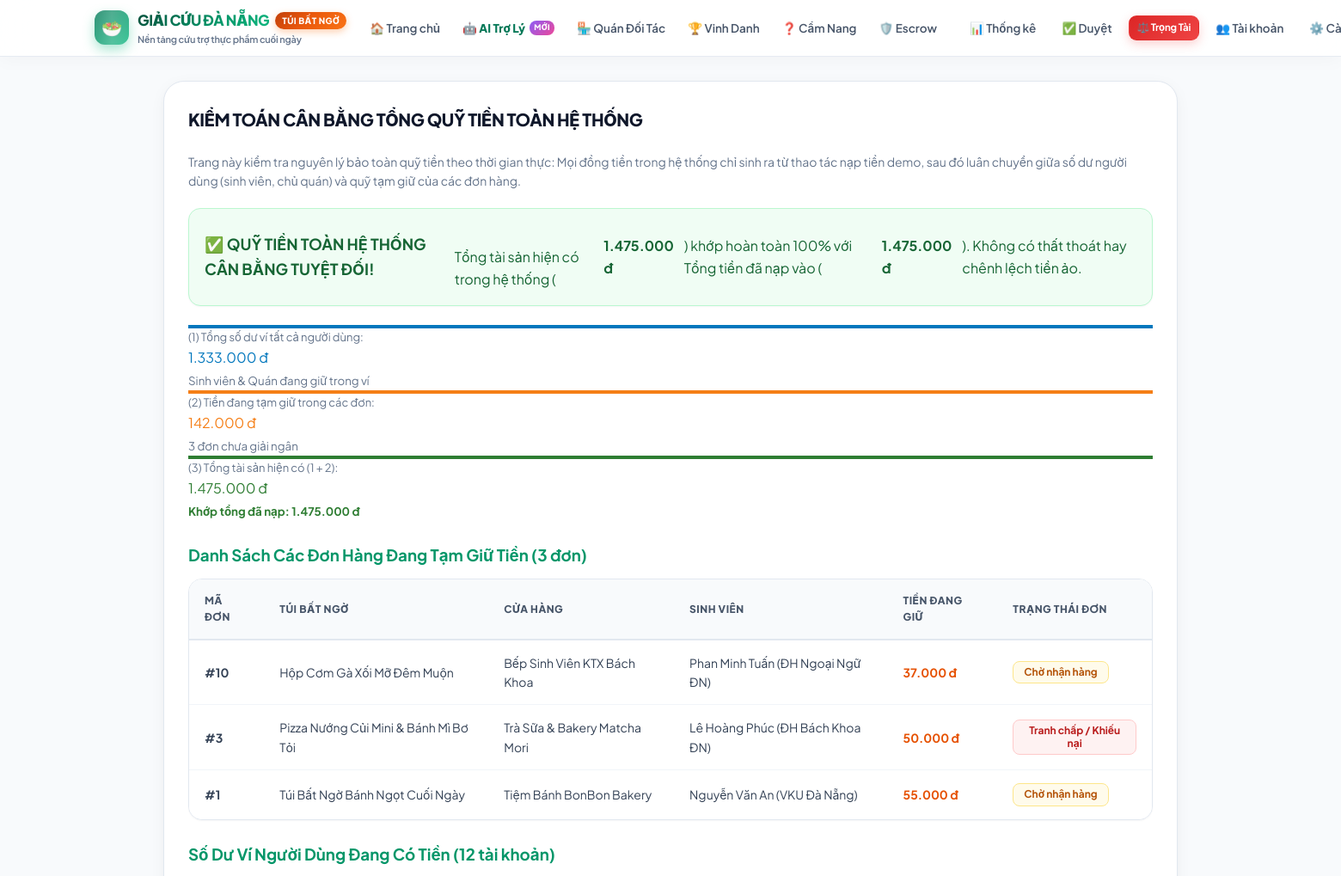
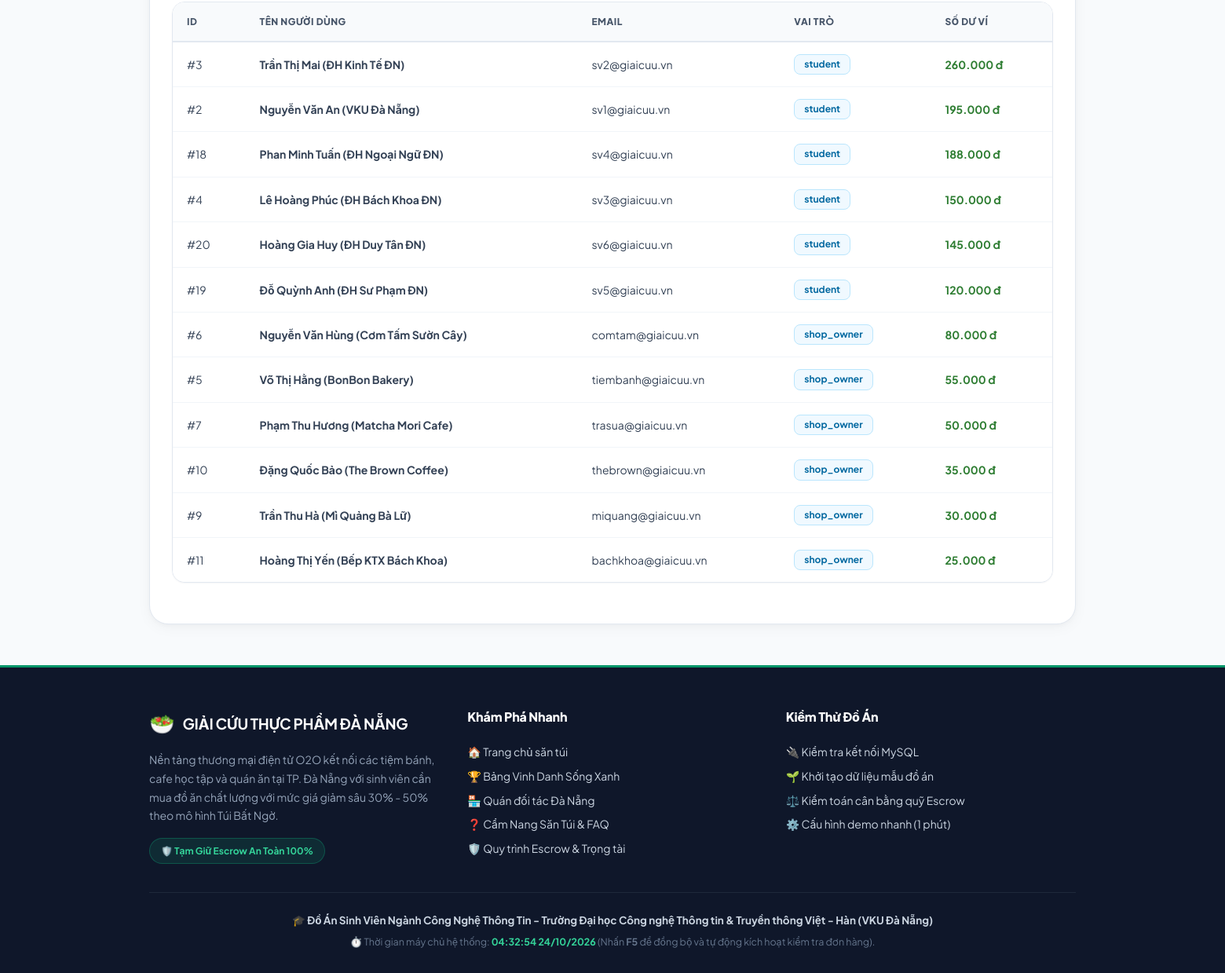
The page /admin/kiem_tra_tien.php (signed in) on the database its author committed (2 pictures, top to bottom).
### tables this page shows
CREATE TABLE `orders` (
  `id` int(11) NOT NULL AUTO_INCREMENT,
  `user_id` int(11) NOT NULL,
  `bag_id` int(11) NOT NULL,
  `shop_id` int(11) NOT NULL,
  `price` decimal(12,2) NOT NULL,
  `status` enum('cho_nhan','da_nhan','hoan_thanh','tranh_chap','hoan_tien_sv','chuyen_tien_quan','huy_boi_khach','huy_vang_mat') NOT NULL DEFAULT 'cho_nhan',
  `pickup_code` varchar(10) NOT NULL,
  `close_at` datetime NOT NULL,
  `picked_up_at` datetime DEFAULT NULL,
  `hold_until` datetime DEFAULT NULL,
  `created_at` datetime DEFAULT current_timestamp(),
  `voucher_id` int(11) DEFAULT NULL,
  `discount_amount` decimal(10,2) DEFAULT 0.00,
  `delivery_type` enum('pickup','delivery') NOT NULL DEFAULT 'pickup',
  `shipping_address` varchar(255) DEFAULT NULL,
  `shipping_phone` varchar(20) DEFAULT NULL,
  `shipping_fee` decimal(10,2) NOT NULL DEFAULT 0.00,
  `payment_method` enum('wallet','cash','bank_qr') NOT NULL DEFAULT 'wallet',
  `payment_status` enum('da_thanh_toan','cho_xac_nhan','chua_thanh_toan') NOT NULL DEFAULT 'da_thanh_toan',
  PRIMARY KEY (`id`),
  UNIQUE KEY `pickup_code` (`pickup_code`),
  KEY `fk_orders_user` (`user_id`),
  KEY `fk_orders_bag` (`bag_id`),
  KEY `fk_orders_shop` (`shop_id`),
  CONSTRAINT `fk_orders_bag` FOREIGN KEY (`bag_id`) REFERENCES `bags` (`id`) ON DELETE CASCADE,
  CONSTRAINT `fk_orders_shop` FOREIGN KEY (`shop_id`) REFERENCES `shops` (`id`) ON DELETE CASCADE,
  CONSTRAINT `fk_orders_user` FOREIGN KEY (`user_id`) REFERENCES `users` (`id`) ON DELETE CASCADE
);

CREATE TABLE `bags` (
  `id` int(11) NOT NULL AUTO_INCREMENT,
  `shop_id` int(11) NOT NULL,
  `name` varchar(150) NOT NULL,
  `description` text DEFAULT NULL,
  `image` varchar(255) DEFAULT NULL,
  `original_price` decimal(12,2) NOT NULL,
  `web_price` decimal(12,2) NOT NULL,
  `stock` int(11) NOT NULL DEFAULT 0,
  `open_at` datetime NOT NULL,
  `pickup_start` datetime NOT NULL,
  `pickup_end` datetime NOT NULL,
  `close_at` datetime NOT NULL,
  `created_at` datetime DEFAULT current_timestamp(),
  PRIMARY KEY (`id`),
  KEY `fk_bags_shop` (`shop_id`),
  CONSTRAINT `fk_bags_shop` FOREIGN KEY (`shop_id`) REFERENCES `shops` (`id`) ON DELETE CASCADE
);

CREATE TABLE `shops` (
  `id` int(11) NOT NULL AUTO_INCREMENT,
  `owner_id` int(11) NOT NULL,
  `name` varchar(150) NOT NULL,
  `address` varchar(255) NOT NULL,
  `district` varchar(50) NOT NULL,
  `type` varchar(50) NOT NULL,
  `image` varchar(255) DEFAULT NULL,
  `violation_count` int(11) NOT NULL DEFAULT 0,
  `status` enum('cho_duyet','da_duyet') NOT NULL DEFAULT 'cho_duyet',
  `created_at` datetime DEFAULT current_timestamp(),
  PRIMARY KEY (`id`),
  KEY `fk_shops_owner` (`owner_id`),
  CONSTRAINT `fk_shops_owner` FOREIGN KEY (`owner_id`) REFERENCES `users` (`id`) ON DELETE CASCADE
);

CREATE TABLE `users` (
  `id` int(11) NOT NULL AUTO_INCREMENT,
  `name` varchar(100) NOT NULL,
  `email` varchar(100) NOT NULL,
  `password` varchar(255) NOT NULL,
  `role` enum('student','shop_owner','admin') NOT NULL DEFAULT 'student',
  `balance` decimal(12,2) NOT NULL DEFAULT 0.00,
  `warning_count` int(11) NOT NULL DEFAULT 0,
  `is_locked` tinyint(1) NOT NULL DEFAULT 0,
  `created_at` datetime DEFAULT current_timestamp(),
  `university` varchar(150) DEFAULT 'Đại học CNTT&TT Việt - Hàn (VKU)',
  PRIMARY KEY (`id`),
  UNIQUE KEY `email` (`email`)
);

### admin/kiem_tra_tien.php (the view, shortened to what this page needs)
<?php
require_once __DIR__ . '/../config.php';
require_once __DIR__ . '/../functions.php';
$sql_bal = "SELECT COALESCE(SUM(balance), 0) AS total_bal FROM users";
$total_balance = (float)mysqli_fetch_assoc(mysqli_query($conn, $sql_bal))['total_bal'];
$sql_holding = "SELECT COALESCE(SUM(price), 0) AS total_hold
                FROM orders
                WHERE status IN ('cho_nhan', 'da_nhan', 'tranh_chap')
                AND payment_method = 'wallet'";
$total_holding = (float)mysqli_fetch_assoc(mysqli_query($conn, $sql_holding))['total_hold'];
$total_assets = $total_balance + $total_holding;
$sql_dep = "SELECT COALESCE(SUM(amount), 0) AS total_dep
            FROM wallet_logs
            WHERE amount > 0 AND (reason LIKE '%Nạp tiền demo%' OR reason LIKE '%Số dư khởi tạo%')";
$total_deposited = (float)mysqli_fetch_assoc(mysqli_query($conn, $sql_dep))['total_dep'];
$diff = abs($total_assets - $total_deposited);
$is_balanced = ($diff < 0.01);
$sql_held_orders = "SELECT o.*, b.name AS bag_name, s.name AS shop_name, u.name AS student_name
                    FROM orders o
                    JOIN bags b ON o.bag_id = b.id
                    JOIN shops s ON o.shop_id = s.id
                    JOIN users u ON o.user_id = u.id
                    WHERE o.status IN ('cho_nhan', 'da_nhan', 'tranh_chap')
                    ORDER BY o.id DESC";
$res_held = mysqli_query($conn, $sql_held_orders);
$held_orders = [];
while ($r = mysqli_fetch_assoc($res_held)) {
    $held_orders[] = $r;
}
$sql_user_bal = "SELECT id, name, email, role, balance FROM users WHERE balance > 0 ORDER BY balance DESC";
$res_user_bal = mysqli_query($conn, $sql_user_bal);
$users_with_money = [];
while ($r = mysqli_fetch_assoc($res_user_bal)) {
    $users_with_money[] = $r;
}
require_once __DIR__ . '/../header.php';
?>
<div class="card">
    <h2 class="card-title">KIỂM TOÁN CÂN BẰNG TỔNG QUỸ TIỀN TOÀN HỆ THỐNG</h2>
    <p style="margin-bottom: 20px; font-size: 14px; color: var(--text-muted);">
        Trang này kiểm tra nguyên lý bảo toàn quỹ tiền theo thời gian thực: Mọi đồng tiền trong hệ thống chỉ sinh ra từ thao tác nạp tiền demo, sau đó luân chuyển giữa số dư người dùng (sinh viên, chủ quán) và quỹ tạm giữ của các đơn hàng.
    </p>
    <?php if ($is_balanced): ?>
        <div class="alert alert-success" style="font-size: 16px; padding: 18px;">
            <strong style="font-size: 18px;">✅ QUỸ TIỀN TOÀN HỆ THỐNG CÂN BẰNG TUYỆT ĐỐI!</strong><br>
            Tổng tài sản hiện có trong hệ thống (<strong><?php echo format_money($total_assets); ?></strong>) khớp hoàn toàn 100% với Tổng tiền đã nạp vào (<strong><?php echo format_money($total_deposited); ?></strong>). Không có thất thoát hay chênh lệch tiền ảo.
        </div>
    <?php endif; ?>
    <div class="stats-grid" style="margin-top: 20px;">
        <div class="stat-card" style="border-top: 4px solid #0277bd;">
            <div style="font-size: 13px; color: var(--text-muted);">(1) Tổng số dư ví tất cả người dùng:</div>
            <div class="stat-value" style="color: #0277bd;"><?php echo format_money($total_balance); ?></div>
            <small style="color: var(--text-muted);">Sinh viên & Quán đang giữ trong ví</small>
        </div>
        <div class="stat-card" style="border-top: 4px solid #f57f17;">
            <div style="font-size: 13px; color: var(--text-muted);">(2) Tiền đang tạm giữ trong các đơn:</div>
            <div class="stat-value" style="color: #f57f17;"><?php echo format_money($total_holding); ?></div>
            <small style="color: var(--text-muted);"><?php echo count($held_orders); ?> đơn chưa giải ngân</small>
        </div>
        <div class="stat-card" style="border-top: 4px solid #2e7d32;">
            <div style="font-size: 13px; color: var(--text-muted);">(3) Tổng tài sản hiện có (1 + 2):</div>
            <div class="stat-value" style="color: #2e7d32;"><?php echo format_money($total_assets); ?></div>
            <small style="color: #2e7d32; font-weight: bold;">Khớp tổng đã nạp: <?php echo format_money($total_deposited); ?></small>
        </div>
    </div>
    <h3 style="color: var(--primary-color); margin: 25px 0 12px 0;">
        Danh Sách Các Đơn Hàng Đang Tạm Giữ Tiền (<?php echo count($held_orders); ?> đơn)
    </h3>
    <?php if (empty($held_orders)): ?>
        <p style="color: var(--text-muted);">Hiện không có đơn nào đang giữ tiền.</p>
    <?php else: ?>
        <div class="table-responsive">
            <table class="table">
                <thead>
                    <tr>
                        <th>Mã đơn</th>
                        <th>Túi bất ngờ</th>
                        <th>Cửa hàng</th>
                        <th>Sinh viên</th>
                        <th>Tiền đang giữ</th>
                        <th>Trạng thái đơn</th>
                    </tr>
                </thead>
                <tbody>
                    <?php foreach ($held_orders as $ho): ?>
                        <tr>
                            <td><strong>#<?php echo $ho['id']; ?></strong></td>
                            <td><?php echo htmlspecialchars($ho['bag_name']); ?></td>
                            <td><?php echo htmlspecialchars($ho['shop_name']); ?></td>
                            <td><?php echo htmlspecialchars($ho['student_name']); ?></td>
                            <td><strong style="color: #e65100;"><?php echo format_money($ho['price']); ?></strong></td>
                            <td><?php echo get_order_status_badge($ho['status']); ?></td>
                        </tr>
                    <?php endforeach; ?>
                </tbody>
            </table>
        </div>
    <?php endif; ?>
    <h3 style="color: var(--primary-color); margin: 25px 0 12px 0;">
        Số Dư Ví Người Dùng Đang Có Tiền (<?php echo count($users_with_money); ?> tài khoản)
    </h3>
    <div class="table-responsive">
        <table class="table">
            <thead>
                <tr>
                    <th>ID</th>
                    <th>Tên người dùng</th>
                    <th>Email</th>
                    <th>Vai trò</th>
                    <th>Số dư ví</th>
                </tr>
            </thead>
            <tbody>
                <?php foreach ($users_with_money as $uw): ?>
                    <tr>
                        <td>#<?php echo $uw['id']; ?></td>
                        <td><strong><?php echo htmlspecialchars($uw['name']); ?></strong></td>
                        <td><?php echo htmlspecialchars($uw['email']); ?></td>
                        <td><span class="badge badge-info"><?php echo htmlspecialchars($uw['role']); ?></span></td>
                        <td><strong style="color: #2e7d32;"><?php echo format_money($uw['balance']); ?></strong></td>
                    </tr>
                <?php endforeach; ?>
            </tbody>
        </table>
    </div>
</div>
<?php require_once __DIR__ . '/../footer.php'; ?>

### functions.php (shortened to what this page needs)
<?php
function format_money($amount) {
    return number_format((float)$amount, 0, ',', '.') . ' đ';
}
function get_order_status_badge($status) {
    switch ($status) {
        case 'cho_nhan':
            return '<span class="badge badge-warning">Chờ nhận hàng</span>';
        case 'tranh_chap':
            return '<span class="badge badge-danger">Tranh chấp / Khiếu nại</span>';
    }
}
?>

### css/style.css (style rules this page uses)
:root { --primary-color: #059669; --primary-dark: #047857; --primary-deep: #064e3b; --primary-light: #ecfdf5; --primary-subtle: #d1fae5; --primary-hover: #10b981; --primary-gradient: linear-gradient(135deg, #047857 0%, #059669 45%, #10b981 100%); --primary-glow: rgba(16, 185, 129, 0.35); --secondary-color: #ea580c; --secondary-dark: #c2410c; --secondary-light: #fff7ed; --secondary-subtle: #ffedd5; --secondary-hover: #f97316; --secondary-gradient: linear-gradient(135deg, #c2410c 0%, #ea580c 45%, #f97316 100%); --secondary-glow: rgba(249, 115, 22, 0.35); --accent-gold: #f59e0b; --accent-gold-light: #fef3c7; --accent-gold-gradient: linear-gradient(135deg, #d97706 0%, #f59e0b 50%, #fbbf24 100%); --text-dark: #0f172a; --text-heading: #1e293b; --text-body: #334155; --text-muted: #64748b; --text-light: #94a3b8; --bg-page: #f8fafc; --bg-surface: #ffffff; --bg-card: #ffffff; --bg-subtle: #f1f5f9; --border-color: #e2e8f0; --border-light: #f1f5f9; --border-hover: #a7f3d0; --border-focus: #10b981; --shadow-xs: 0 1px 2px 0 rgba(15, 23, 42, 0.04); --shadow-sm: 0 2px 4px -1px rgba(15, 23, 42, 0.06), 0 1px 2px -1px rgba(15, 23, 42, 0.04); --shadow-md: 0 6px 16px -2px rgba(15, 23, 42, 0.08), 0 2px 6px -2px rgba(15, 23, 42, 0.04); --shadow-lg: 0 12px 28px -4px rgba(15, 23, 42, 0.1), 0 4px 12px -3px rgba(15, 23, 42, 0.05); --shadow-xl: 0 20px 40px -8px rgba(15, 23, 42, 0.14), 0 8px 16px -4px rgba(15, 23, 42, 0.06); --shadow-card: 0 4px 20px -2px rgba(15, 23, 42, 0.05), 0 2px 6px -1px rgba(15, 23, 42, 0.03); --shadow-card-hover: 0 18px 36px -6px rgba(5, 150, 105, 0.16), 0 8px 16px -3px rgba(15, 23, 42, 0.06); --success-color: #10b981; --success-light: #ecfdf5; --success-border: #a7f3d0; --danger-color: #ef4444; --danger-light: #fef2f2; --danger-border: #fecaca; --warning-color: #f59e0b; --warning-light: #fffbeb; --warning-border: #fde68a; --info-color: #0ea5e9; --info-light: #f0f9ff; --info-border: #bae6fd; --purple-color: #8b5cf6; --purple-light: #f5f3ff; --purple-border: #ddd6fe; --radius-sm: 8px; --radius-md: 12px; --radius-lg: 18px; --radius-xl: 24px; --radius-full: 9999px; }
*, *::before, *::after { box-sizing: border-box; margin: 0; padding: 0; }
html { scroll-behavior: smooth; }
body { font-family: 'Plus Jakarta Sans', 'Inter', -apple-system, BlinkMacSystemFont, "Segoe UI", Roboto, sans-serif; background-color: var(--bg-page); color: var(--text-body); line-height: 1.6; display: flex; flex-direction: column; min-height: 100vh; -webkit-font-smoothing: antialiased; -moz-osx-font-smoothing: grayscale; }
.card { background: var(--bg-card); border: 1px solid var(--border-color); border-radius: var(--radius-xl); padding: 28px; margin-bottom: 24px; box-shadow: var(--shadow-card); transition: all 0.3s cubic-bezier(0.16, 1, 0.3, 1); position: relative; }
.card-title { font-size: 20px; font-weight: 800; color: var(--text-dark); margin-bottom: 22px; letter-spacing: -0.4px; display: flex; justify-content: space-between; align-items: center; }
.table-responsive { width: 100%; overflow-x: auto; margin-bottom: 24px; border-radius: 16px; border: 1px solid var(--border-color); box-shadow: var(--shadow-xs); background: #ffffff; }
.table { width: 100%; border-collapse: collapse; background: #ffffff; }
.table th, .table td { padding: 15px 18px; border-bottom: 1px solid #f1f5f9; text-align: left; font-size: 14px; }
.table th { background-color: #f8fafc; color: #475569; font-weight: 800; text-transform: uppercase; font-size: 12px; letter-spacing: 0.5px; border-bottom: 2px solid var(--border-color); }
.table tr:last-child td { border-bottom: none; }
.badge { display: inline-flex; align-items: center; gap: 5px; padding: 5px 12px; font-size: 12px; font-weight: 700; border-radius: 8px; text-align: center; line-height: 1.2; }
.badge-warning { background-color: var(--warning-light); color: #b45309; border: 1px solid var(--warning-border); }
.badge-danger { background-color: var(--danger-light); color: #b91c1c; border: 1px solid var(--danger-border); }
.badge-info { background-color: var(--info-light); color: #0369a1; border: 1px solid var(--info-border); }
.alert { padding: 16px 20px; border-radius: 14px; margin-bottom: 22px; font-size: 14.5px; border: 1px solid transparent; line-height: 1.6; display: flex; align-items: center; gap: 12px; box-shadow: var(--shadow-xs); }
.alert-success { background-color: #f0fdf4; color: #166534; border-color: #bbf7d0; }

### rows shown on the page
orders: id "10", bag.name "Hộp Cơm Gà Xối Mỡ Đêm Muộn", shop.name "Bếp Sinh Viên KTX Bách Khoa", user.name "Phan Minh Tuấn (ĐH Ngoại Ngữ ĐN)", price "37.000 đ", status "Chờ nhận hàng"
orders: id "3", bag.name "Pizza Nướng Củi Mini & Bánh Mì Bơ Tỏi", shop.name "Trà Sữa & Bakery Matcha Mori", user.name "Lê Hoàng Phúc (ĐH Bách Khoa ĐN)", price "50.000 đ", status "Tranh chấp / Khiếu nại"
orders: id "1", bag.name "Túi Bất Ngờ Bánh Ngọt Cuối Ngày", shop.name "Tiệm Bánh BonBon Bakery", user.name "Nguyễn Văn An (VKU Đà Nẵng)", price "55.000 đ", status "Chờ nhận hàng"
users: id "3", name "Trần Thị Mai (ĐH Kinh Tế ĐN)", email "sv2@giaicuu.vn", role "student", balance "260.000 đ"
users: id "2", name "Nguyễn Văn An (VKU Đà Nẵng)", email "sv1@giaicuu.vn", role "student", balance "195.000 đ"
users: id "18", name "Phan Minh Tuấn (ĐH Ngoại Ngữ ĐN)", email "sv4@giaicuu.vn", role "student", balance "188.000 đ"
users: id "4", name "Lê Hoàng Phúc (ĐH Bách Khoa ĐN)", email "sv3@giaicuu.vn", role "student", balance "150.000 đ"
users: id "20", name "Hoàng Gia Huy (ĐH Duy Tân ĐN)", email "sv6@giaicuu.vn", role "student", balance "145.000 đ"
users: id "19", name "Đỗ Quỳnh Anh (ĐH Sư Phạm ĐN)", email "sv5@giaicuu.vn", role "student", balance "120.000 đ"
users: id "6", name "Nguyễn Văn Hùng (Cơm Tấm Sườn Cây)", email "comtam@giaicuu.vn", role "shop_owner", balance "80.000 đ"
users: id "5", name "Võ Thị Hằng (BonBon Bakery)", email "tiembanh@giaicuu.vn", role "shop_owner", balance "55.000 đ"
users: id "7", name "Phạm Thu Hương (Matcha Mori Cafe)", email "trasua@giaicuu.vn", role "shop_owner", balance "50.000 đ"
users: id "10", name "Đặng Quốc Bảo (The Brown Coffee)", email "thebrown@giaicuu.vn", role "shop_owner", balance "35.000 đ"
users: id "9", name "Trần Thu Hà (Mì Quảng Bà Lữ)", email "miquang@giaicuu.vn", role "shop_owner", balance "30.000 đ"
users: id "11", name "Hoàng Thị Yến (Bếp KTX Bách Khoa)", email "bachkhoa@giaicuu.vn", role "shop_owner", balance "25.000 đ"

### other values the page prints
format_money($total_assets) "1.475.000 đ"
format_money($total_deposited) "1.475.000 đ"
format_money($total_balance) "1.333.000 đ"
format_money($total_holding) "142.000 đ"
count($held_orders) "3"
count($users_with_money) "12"
